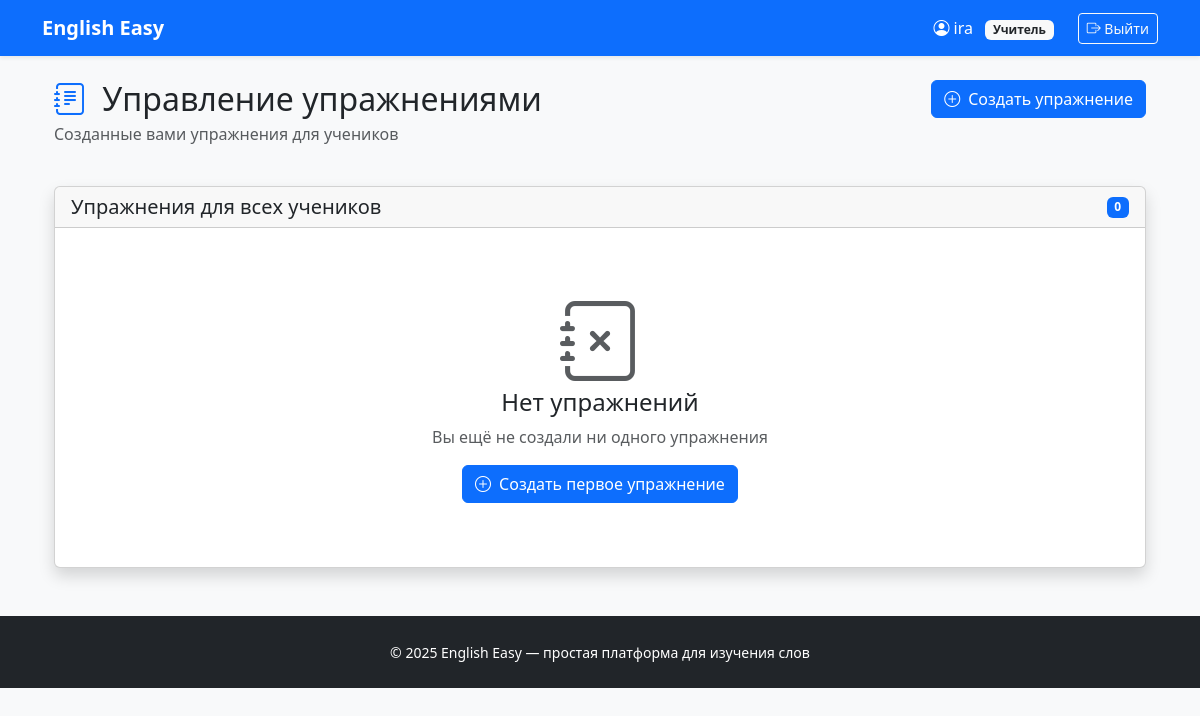
The page /exercises/teacher/ (signed in) on the database as committed earlier.
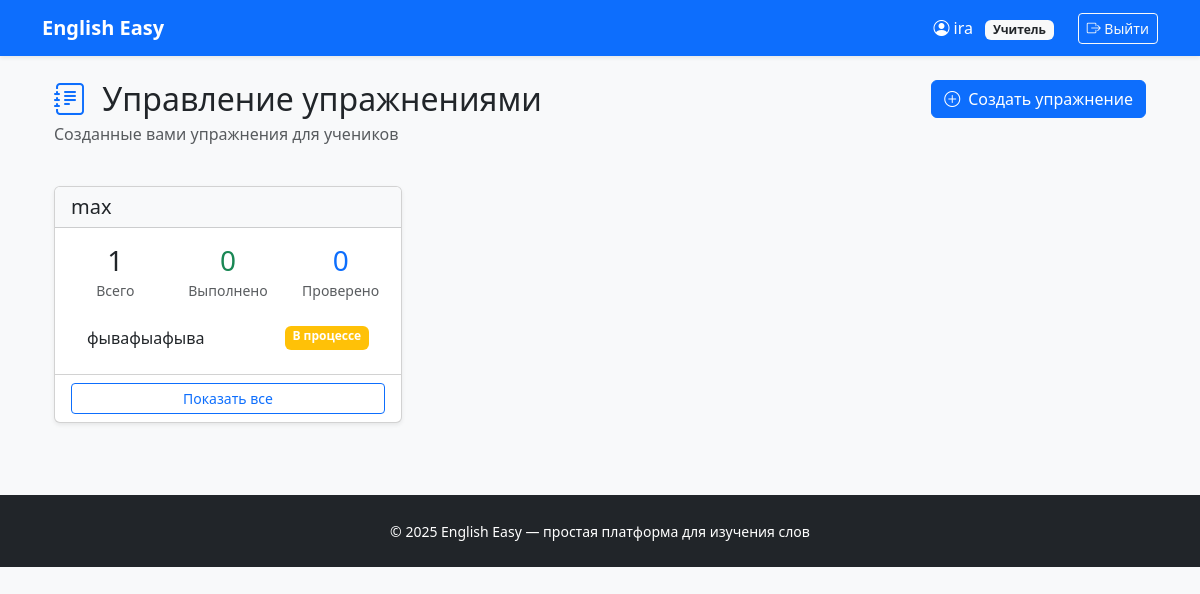
The same page on the database as committed later.
### users/models.py (models this page shows, shortened)
class User(AbstractUser):
    ROLE_CHOICES = (
        ('teacher', 'Учитель'),
        ('student', 'Ученик'),
    )
    role = models.CharField(max_length=10, choices=ROLE_CHOICES, default='student')
    def is_teacher(self):
        return self.role == 'teacher'
    def is_student(self):
        return self.role == 'student'

### exercises/models.py (models this page shows, shortened)
class Exercise(models.Model):
    ASSIGNMENT_TYPE_CHOICES = [
        ('homework', 'Домашняя работа'),
        ('classwork', 'Работа на уроке'),
        ('test', 'Контрольная работа'),
    ]
    EXERCISE_TYPE_CHOICES = [
        ('spelling', 'Правописание (Spelling)'),
        ('drag_and_drop', 'Перетаскивание (Drag and Drop)'),
        ('letter_soup', 'Буквенный суп (Letter Soup)'),
    ]
    STATUS_CHOICES = [
        ('not_started', 'Не начато'),
        ('in_progress', 'В процессе'),
        ('completed', 'Выполнено'),
        ('graded', 'Проверено'),
    ]
    title = models.CharField('Название задания', max_length=200)
    description = models.TextField('Описание', blank=True)
    student = models.ForeignKey(
        settings.AUTH_USER_MODEL,
        on_delete=models.CASCADE,
        related_name='exercises',
        limit_choices_to={'role': 'student'},
        verbose_name='Ученик'
    )
    teacher = models.ForeignKey(
        settings.AUTH_USER_MODEL,
        on_delete=models.CASCADE,
        related_name='created_exercises',
        limit_choices_to={'role': 'teacher'},
        verbose_name='Учитель'
    )
    assignment_type = models.CharField(
        'Тип задания',
        max_length=20,
        choices=ASSIGNMENT_TYPE_CHOICES,
        default='homework'
    )
    exercise_type = models.CharField(
        'Вид упражнения',
        max_length=20,
        choices=EXERCISE_TYPE_CHOICES,
        default='spelling'
    )
    status = models.CharField(
        'Статус',
        max_length=20,
        choices=STATUS_CHOICES,
        default='not_started'
    )
    attempts = models.IntegerField('Количество попыток', default=0)
    max_attempts = models.IntegerField('Максимум попыток', default=3)
    exercise_data = models.JSONField('Данные упражнения', default=dict)
    created_at = models.DateTimeField('Создано', auto_now_add=True)
    updated_at = models.DateTimeField('Обновлено', auto_now=True)
    due_date = models.DateTimeField('Срок выполнения', null=True, blank=True)
    completed_at = models.DateTimeField('Завершено', null=True, blank=True)
    score = models.IntegerField('Баллы', default=0)
    max_score = models.IntegerField('Максимум баллов', default=100)
    teacher_comment = models.TextField('Комментарий учителя', blank=True)
    class Meta:
        verbose_name = 'Упражнение'
        verbose_name_plural = 'Упражнения'
        ordering = ['-created_at']

### exercises/views.py (the view)
# urls.py: path('teacher/', views.teacher_exercises_list, name='teacher_exercises'),
@login_required
def teacher_exercises_list(request, student_id=None):
    if not request.user.is_teacher():
        return redirect('dashboard:home')
    exercises = Exercise.objects.filter(teacher=request.user)
    if student_id:
        student = get_object_or_404(User, id=student_id, role='student')
        exercises = exercises.filter(student=student)
    else:
        student = None
    students_with_exercises = []
    if not student_id:
        students = User.objects.filter(
            role='student',
            exercises__teacher=request.user
        ).distinct()
        for s in students:
            student_exercises = exercises.filter(student=s)
            students_with_exercises.append({
                'student': s,
                'exercises': student_exercises,
                'count': student_exercises.count(),
                'completed': student_exercises.filter(status='completed').count(),
                'graded': student_exercises.filter(status='graded').count(),
            })
    return render(request, 'exercises/list.html', {
        'exercises': exercises,
        'student': student,
        'students_with_exercises': students_with_exercises,
        'show_student_column': not student_id,
    })

### exercises/templates/exercises/list.html (shortened to what the changed rows need)
{% extends 'base.html' %}
{% block content %}
<div class="container-fluid">
    <div class="row mb-4">
        <div class="col">
            <h1 class="h2 mb-1">
                <i class="bi bi-journal-text text-primary me-2"></i>
                Управление упражнениями
            </h1>
        </div>
    </div>
    {% if students_with_exercises %}
        <div class="row">
            {% for item in students_with_exercises %}
                <div class="col-md-6 col-lg-4 mb-4">
                    <div class="card h-100 shadow-sm">
                        <div class="card-header bg-light">
                            <h5 class="mb-0">{{ item.student.get_full_name|default:item.student.username }}</h5>
                        </div>
                        <div class="card-body">
                            <div class="mb-3">
                                <div class="row text-center">
                                    <div class="col-4">
                                        <div class="h3 mb-0">{{ item.count }}</div>
                                        <small class="text-muted">Всего</small>
                                    </div>
                                    <div class="col-4">
                                        <div class="h3 mb-0 text-success">{{ item.completed }}</div>
                                        <small class="text-muted">Выполнено</small>
                                    </div>
                                    <div class="col-4">
                                        <div class="h3 mb-0 text-primary">{{ item.graded }}</div>
                                        <small class="text-muted">Проверено</small>
                                    </div>
                                </div>
                            </div>
                            {% if item.exercises %}
                                <div class="list-group list-group-flush">
                                    {% for exercise in item.exercises|slice:":3" %}
                                        <a href="{% url 'exercises:exercise_detail' exercise.id %}"
                                           class="list-group-item list-group-item-action">
                                            <div class="d-flex justify-content-between">
                                                <span>{{ exercise.title|truncatechars:30 }}</span>
                                                <span class="badge bg-{{ exercise.status }}">
                                                    {{ exercise.get_status_display }}
                                                </span>
                                            </div>
                                        </a>
                                    {% endfor %}
                                </div>
                            {% else %}
                                <p class="text-muted text-center py-3">Нет упражнений</p>
                            {% endif %}
                        </div>
                        <div class="card-footer bg-transparent">
                            <a href="{% url 'exercises:teacher_exercises_for_student' item.student.id %}"
                               class="btn btn-sm btn-outline-primary w-100">
                                Показать все
                            </a>
                        </div>
                    </div>
                </div>
            {% endfor %}
        </div>
    {% else %}
        <div class="card shadow">
            <div class="card-header d-flex justify-content-between align-items-center">
                <h5 class="mb-0">
                    Упражнения для
                    {% if student %}
                        {{ student.get_full_name|default:student.username }}
                    {% else %}
                        всех учеников
                    {% endif %}
                </h5>
                <span class="badge bg-primary">{{ exercises.count }}</span>
            </div>
            <div class="card-body">
                {% if exercises %}
                    <div class="table-responsive">
                        <table class="table table-hover">
                            <thead>
                                <tr>
                                    {% if show_student_column %}
                                        <th>Ученик</th>
                                    {% endif %}
                                    <th>Название</th>
                                    <th>Тип</th>
                                    <th>Статус</th>
                                    <th>Попытки</th>
                                    <th>Баллы</th>
                                    <th>Срок</th>
                                    <th>Действия</th>
                                </tr>
                            </thead>
                            <tbody>
                                {% for exercise in exercises %}
                                    <tr>
                                        {% if show_student_column %}
                                            <td>
                                                <a href="{% url 'vocabulary:teacher_panel' exercise.student.id %}">
                                                    {{ exercise.student.get_full_name|default:exercise.student.username }}
                                                </a>
                                            </td>
                                        {% endif %}
                                        <td>
                                            <a href="{% url 'exercises:exercise_detail' exercise.id %}">
                                                {{ exercise.title|truncatechars:40 }}
                                            </a>
                                        </td>
                                        <td>
                                            <span class="badge bg-info">
                                                {{ exercise.get_exercise_type_display }}
                                            </span>
                                        </td>
                                        <td>
                                            <span class="badge bg-{{ exercise.status }}"
                                                  id="status-{{ exercise.id }}">
                                                {{ exercise.get_status_display }}
                                            </span>
                                        </td>
                                        <td>
                                            {{ exercise.attempts }}/{{ exercise.max_attempts }}
                                        </td>
                                        <td>
                                            {{ exercise.score }}/{{ exercise.max_score }}
                                        </td>
                                        <td>
                                            {% if exercise.due_date %}
                                                {% if exercise.is_overdue %}
                                                    <span class="text-danger">
                                                        {{ exercise.due_date|date:"d.m.Y H:i" }}
                                                    </span>
                                                {% else %}
                                                    {{ exercise.due_date|date:"d.m.Y H:i" }}
                                                {% endif %}
                                            {% else %}
                                                <span class="text-muted">Нет срока</span>
                                            {% endif %}
                                        </td>
                                        <td>
                                            <div class="btn-group btn-group-sm">
                                                <a href="{% url 'exercises:exercise_detail' exercise.id %}"
                                                   class="btn btn-outline-primary" title="Просмотр">
                                                    <i class="bi bi-eye"></i>
                                                </a>
                                                <a href="{% url 'exercises:delete_exercise' exercise.id %}"
                                                   class="btn btn-outline-danger" title="Удалить"
                                                   onclick="return confirm('Удалить упражнение?')">
                                                    <i class="bi bi-trash"></i>
                                                </a>
                                            </div>
                                        </td>
                                    </tr>
                                {% endfor %}
                            </tbody>
                        </table>
                    </div>
                {% else %}
                    <div class="text-center py-5">
                        <i class="bi bi-journal-x display-1 text-muted mb-3"></i>
                        <h4>Нет упражнений</h4>
                        <p class="text-muted">
                            {% if student %}
                                У этого ученика ещё нет упражнений
                            {% else %}
                                Вы ещё не создали ни одного упражнения
                            {% endif %}
                        </p>
                        <a href="{% url 'exercises:create_exercise' %}" class="btn btn-primary">
                            <i class="bi bi-plus-circle me-2"></i>Создать первое упражнение
                        </a>
                    </div>
                {% endif %}
            </div>
        </div>
    {% endif %}
</div>
{% endblock %}

Rows that differ between the two databases and show on the page:
now on this page (row edited): User: student.get_full_name "max", count "1", completed "0", graded "0"
added Exercise: title "фывафыафыва", status "В процессе"
Other text that changed with them:
{{ exercises.count }}: "0" → (not shown)
text no longer shown: "Упражнения для всех учеников Нет упражнений Вы ещё не создали ни одного упражнения Создать первое упражнение"
